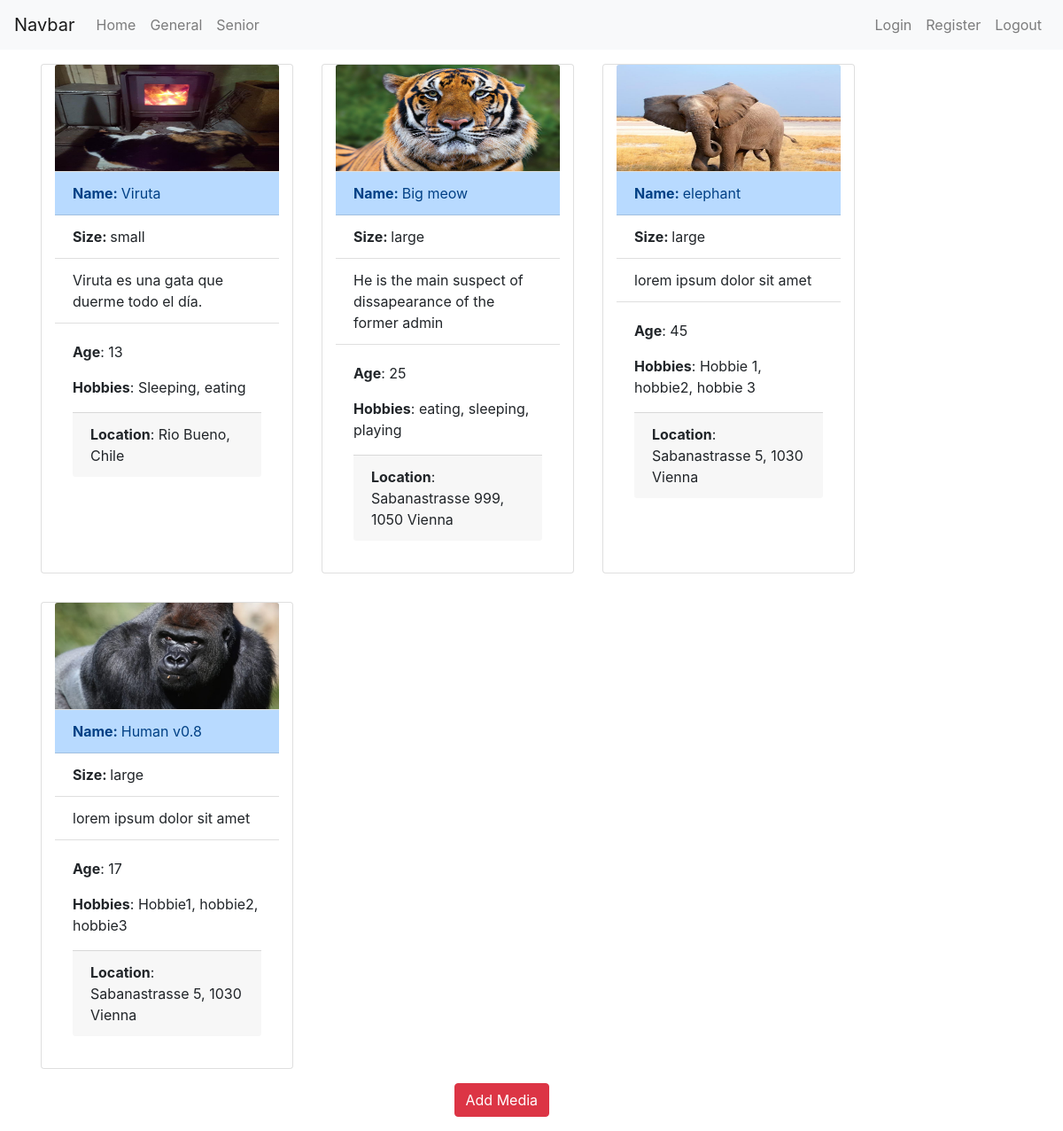
/website/senior.php, run on the app's committed database.
### tables this page shows
CREATE TABLE `animals` (
  `animal_id` int(5) NOT NULL,
  `animal_size` enum('small','large') NOT NULL,
  `animal_name` varchar(64) NOT NULL,
  `animal_image` varchar(64) NOT NULL,
  `animal_desc` varchar(254) NOT NULL,
  `animal_hobbies` varchar(254) NOT NULL,
  `animal_age` int(5) NOT NULL,
  `animal_location` varchar(254) NOT NULL
);

### website/senior.php (the view, shortened to what this page needs)
<?php require_once 'actions/db_connect.php'; ?>
<!DOCTYPE html>
<html lang="en">
<head>
    <link rel="stylesheet" href="https://cdn.jsdelivr.net/npm/bootstrap@4.5.3/dist/css/bootstrap.min.css"
>
    <link rel="stylesheet" href="style.css">
</head>
<body>
<?php
    include 'navbar.php';
    ?>
    <div class="container">
        <div class="row">
            <?php
           $sql = "SELECT * FROM animals";
           $result = $connect->query($sql);
            if($result->num_rows > 0) {
                while($row = $result->fetch_assoc()) {
                    if ($row['animal_age'] >= 8){
                    echo  "
                    <div id='".$row['animal_id']."' class='card col-3 m-3'>
                        <img class='card-img-top' src='img/".$row['animal_image']."' alt='Card image cap'>
                            <ul class='list-group list-group-flush'>
                            <li class='list-group-item-primary list-group-item'><b>Name: </b>".$row['animal_name']."</li>
                            <li class='list-group-item'><b>Size: </b>".$row['animal_size']."</li>
                            <li class='list-group-item'>".$row['animal_desc']."</li>
                        </ul>
                        <div class='card-body'>
                            <p class='card-text'><b>Age</b>: ".$row['animal_age']."</p>
                            <p class='card-text'><b>Hobbies</b>: ".$row['animal_hobbies']."</p>
                            <p class='card-footer'><b>Location</b>: ".$row['animal_location']."</p>
                        </div>
                    </div>";
                    }
            }} else  {
                echo  "<tr><td colspan='5'><center>No Data Avaliable</center></td></tr>";
            }
            echo "</div>";
           ?>
        </div>
        <div class="row">
            <a class="col-2 mx-auto pb-3" href="create.php"><button type="button" class="btn btn-danger">Add Media</button></a>
        </div>
</body>
</html>

### website/navbar.php (shortened to what this page needs)
<?php
echo '
<nav class="navbar navbar-expand-lg navbar-light bg-light">
  <a class="navbar-brand" href="#">Navbar</a>
  <button class="navbar-toggler" type="button" data-toggle="collapse" data-target="#navbarNav" aria-controls="navbarNav" aria-expanded="false" aria-label="Toggle navigation">
    <span class="navbar-toggler-icon"></span>
  </button>
  <div class="collapse navbar-collapse" id="navbarNav">
    <ul class="navbar-nav">
      <li class="nav-item">
        <a class="nav-link" href="home.php">Home <span class="sr-only">(current)</span></a>
      </li>';
      echo'
      <li class="nav-item">
        <a class="nav-link" href="general.php">General</a>
      </li>
      <li class="nav-item">
      <a class="nav-link" href="senior.php">Senior</a>
    </li>';
    if(!isset($_SESSION['user'])!=""){
      echo '
      </ul>
      <ul class="navbar-nav ml-auto">
      <li class="nav-item">
      <a class="nav-link" href="login.php">Login</a>
    </li>
    <li class="nav-item">
      <a class="nav-link" href="register.php">Register</a>
    </li>
      ';
  }
    echo '
    <li>
        <a class="nav-link" href="logout.php">Logout</a>
    </li>
    </ul>
  </div>
</nav>
';
?>

### website/style.css (style rules this page uses)
img { height: 10vw; }

### data on the page
animals: animal_image (picture), animal_name "Viruta", animal_size "small", animal_desc "Viruta es una gata que duerme todo el día.", animal_age "13", animal_hobbies "Sleeping, eating", animal_location "Rio Bueno, Chile"
animals: animal_image (picture), animal_name "Big meow", animal_size "large", animal_desc "He is the main suspect of dissapearance of the former admin", animal_age "25", animal_hobbies "eating, sleeping, playing", animal_location "Sabanastrasse 999, 1050 Vienna"
animals: animal_image (picture), animal_name "elephant", animal_size "large", animal_desc "lorem ipsum dolor sit amet", animal_age "45", animal_hobbies "Hobbie 1, hobbie2, hobbie 3", animal_location "Sabanastrasse 5, 1030 Vienna"
animals: animal_image (picture), animal_name "Human v0.8", animal_size "large", animal_desc "lorem ipsum dolor sit amet", animal_age "17", animal_hobbies "Hobbie1, hobbie2, hobbie3", animal_location "Sabanastrasse 5, 1030 Vienna"
